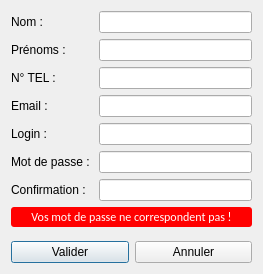
<?xml version="1.0" encoding="UTF-8"?>
<ui version="4.0">
 <class>UIUsers</class>
 <widget class="QDialog" name="UIUsers">
  <property name="geometry">
   <rect>
    <x>0</x>
    <y>0</y>
    <width>263</width>
    <height>274</height>
   </rect>
  </property>
  <property name="windowTitle">
   <string>Utilisateurs</string>
  </property>
  <layout class="QVBoxLayout" name="verticalLayout">
   <item>
    <layout class="QFormLayout" name="formLayout">
     <item row="0" column="0">
      <widget class="QLabel" name="nomLabel">
       <property name="text">
        <string>Nom : </string>
       </property>
      </widget>
     </item>
     <item row="0" column="1">
      <widget class="QLineEdit" name="nomLineEdit"/>
     </item>
     <item row="1" column="0">
      <widget class="QLabel" name="prenomsLabel">
       <property name="text">
        <string>Prénoms : </string>
       </property>
      </widget>
     </item>
     <item row="1" column="1">
      <widget class="QLineEdit" name="prenomsLineEdit"/>
     </item>
     <item row="2" column="0">
      <widget class="QLabel" name="nTELLabel">
       <property name="text">
        <string>N° TEL : </string>
       </property>
      </widget>
     </item>
     <item row="2" column="1">
      <widget class="QLineEdit" name="nTELLineEdit"/>
     </item>
     <item row="3" column="0">
      <widget class="QLabel" name="emailLabel">
       <property name="text">
        <string>Email : </string>
       </property>
      </widget>
     </item>
     <item row="3" column="1">
      <widget class="QLineEdit" name="emailLineEdit"/>
     </item>
     <item row="4" column="0">
      <widget class="QLabel" name="loginLabel">
       <property name="text">
        <string>Login :</string>
       </property>
      </widget>
     </item>
     <item row="4" column="1">
      <widget class="QLineEdit" name="loginLineEdit"/>
     </item>
     <item row="5" column="0">
      <widget class="QLabel" name="motDePasseLabel">
       <property name="text">
        <string>Mot de passe : </string>
       </property>
      </widget>
     </item>
     <item row="5" column="1">
      <widget class="QLineEdit" name="motDePasseLineEdit">
       <property name="echoMode">
        <enum>QLineEdit::PasswordEchoOnEdit</enum>
       </property>
      </widget>
     </item>
     <item row="6" column="0">
      <widget class="QLabel" name="confirmationLabel">
       <property name="text">
        <string>Confirmation : </string>
       </property>
      </widget>
     </item>
     <item row="6" column="1">
      <widget class="QLineEdit" name="confirmationLineEdit">
       <property name="echoMode">
        <enum>QLineEdit::PasswordEchoOnEdit</enum>
       </property>
      </widget>
     </item>
    </layout>
   </item>
   <item>
    <widget class="QLabel" name="errorLabel">
     <property name="styleSheet">
      <string notr="true">QLabel{
		font-family: calibri;
		background-color: rgba(255,0,0,255);
		font-size: 12px;
        font-style: bold;
		color : white;
		border-radius: 3px;
		padding: 2px;
}</string>
     </property>
     <property name="text">
      <string>Vos mot de passe ne correspondent pas !</string>
     </property>
     <property name="alignment">
      <set>Qt::AlignCenter</set>
     </property>
    </widget>
   </item>
   <item>
    <spacer name="verticalSpacer">
     <property name="orientation">
      <enum>Qt::Vertical</enum>
     </property>
     <property name="sizeHint" stdset="0">
      <size>
       <width>20</width>
       <height>40</height>
      </size>
     </property>
    </spacer>
   </item>
   <item>
    <layout class="QHBoxLayout" name="horizontalLayout_2">
     <property name="bottomMargin">
      <number>0</number>
     </property>
     <item>
      <widget class="QPushButton" name="validerButton">
       <property name="text">
        <string>Valider</string>
       </property>
      </widget>
     </item>
     <item>
      <widget class="QPushButton" name="annulerButton">
       <property name="text">
        <string>Annuler</string>
       </property>
      </widget>
     </item>
    </layout>
   </item>
  </layout>
 </widget>
 <resources/>
 <connections/>
</ui>
